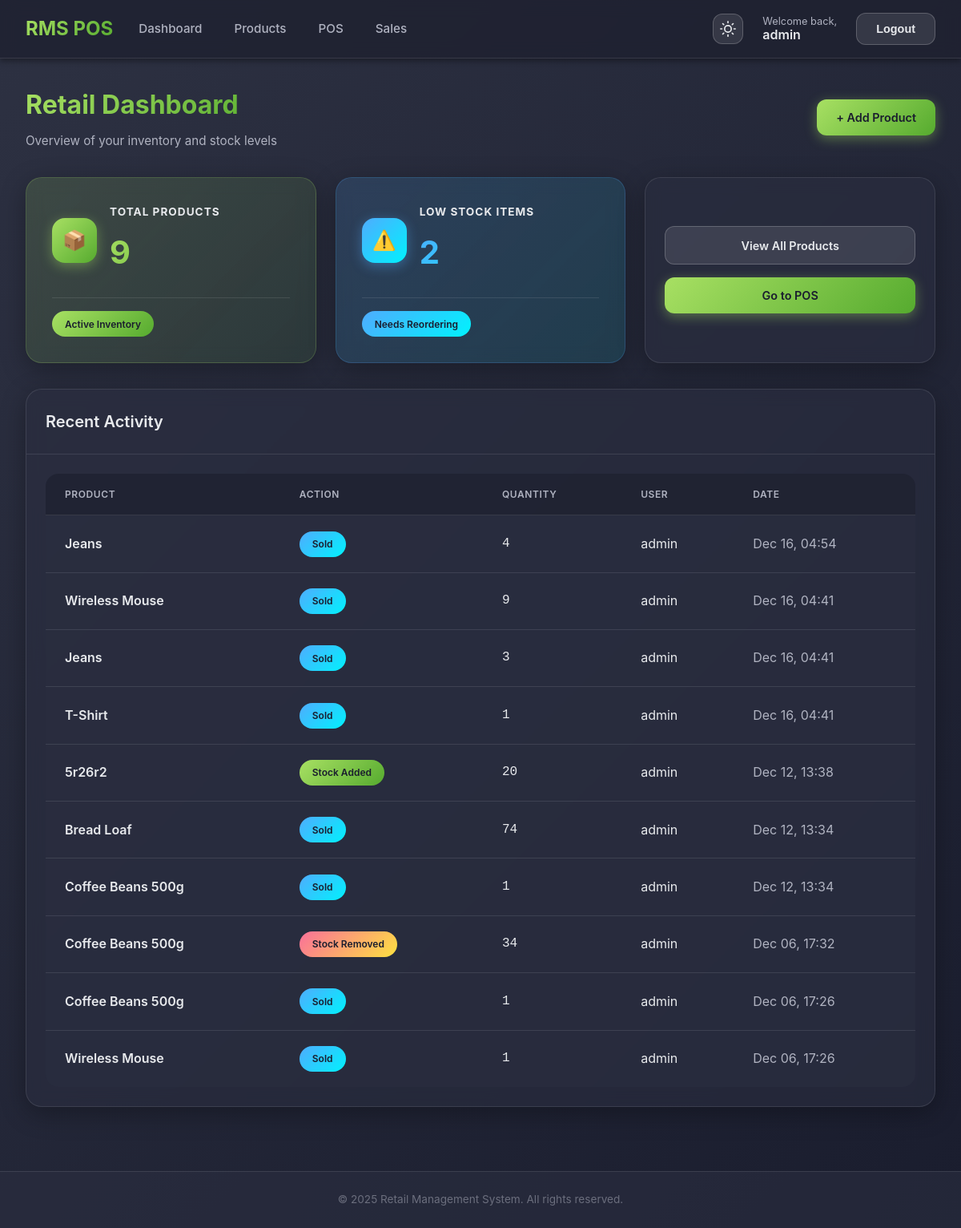
The app's page /inventory/dashboard/ (signed in), older data.
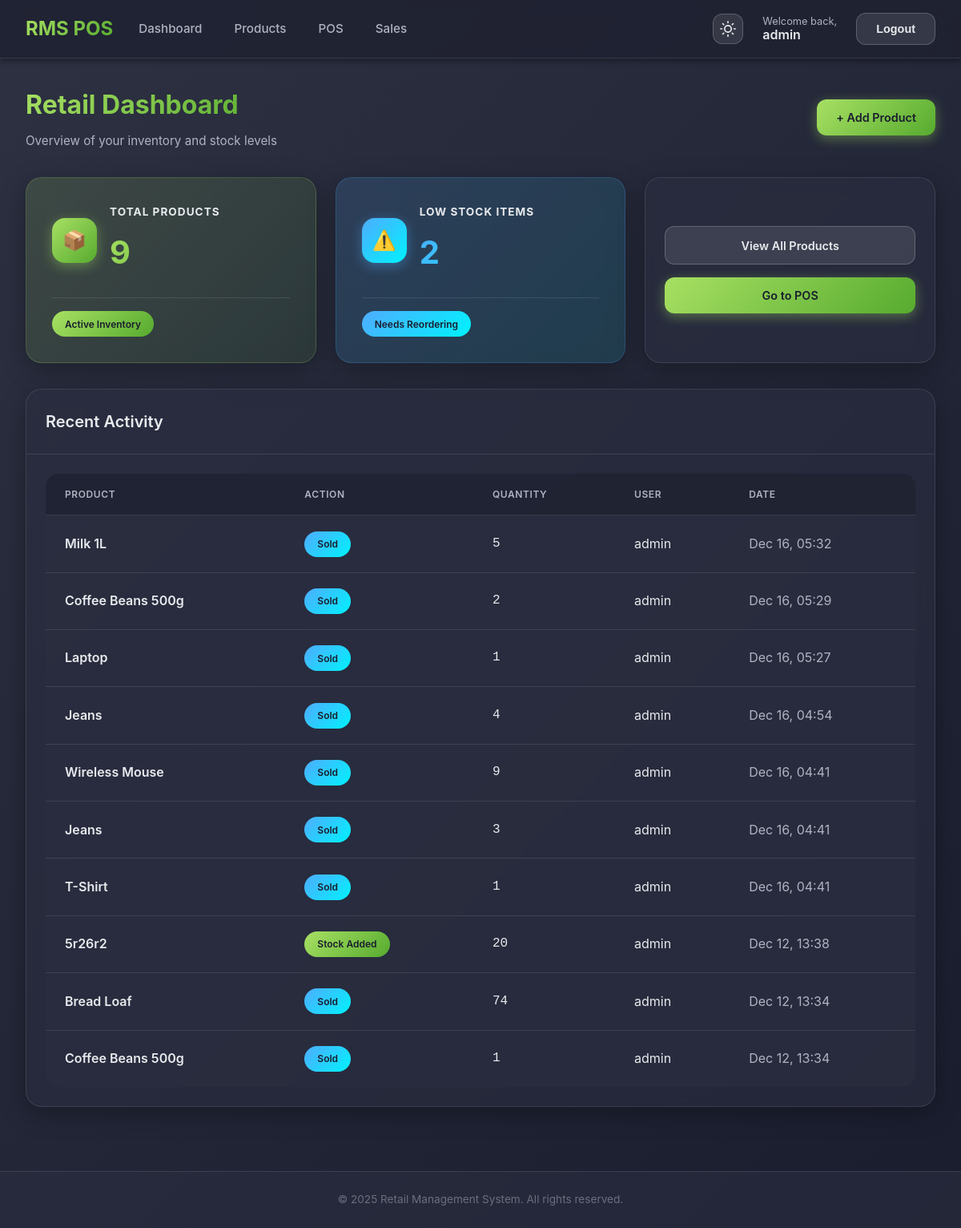
The same page, newer data.
### rms_pos/inventory/models.py (models this page shows, shortened)
class InventoryLog(models.Model):
    ACTION_CHOICES = (
        ('add', 'Stock Added'),
        ('remove', 'Stock Removed'),
        ('sale', 'Sold'),
    )
    product = models.ForeignKey(Product, on_delete=models.CASCADE, related_name='logs')
    action = models.CharField(max_length=20, choices=ACTION_CHOICES)
    quantity = models.IntegerField()
    timestamp = models.DateTimeField(auto_now_add=True)
    user = models.ForeignKey('accounts.User', on_delete=models.SET_NULL, null=True)
    note = models.TextField(blank=True)

class Product(models.Model):
    name = models.CharField(max_length=200)
    category = models.ForeignKey(Category, on_delete=models.CASCADE, related_name='products')
    barcode = models.CharField(max_length=100, unique=True)
    price = models.DecimalField(max_digits=10, decimal_places=2)
    discount_percentage = models.DecimalField(max_digits=5, decimal_places=2, default=0, help_text="Discount percentage (0-100)")
    cost = models.DecimalField(max_digits=10, decimal_places=2, help_text="Cost price per unit")
    stock_quantity = models.IntegerField(default=0)
    image = models.ImageField(upload_to='products/', blank=True, null=True)
    created_at = models.DateTimeField(auto_now_add=True)
    updated_at = models.DateTimeField(auto_now=True)

### rms_pos/accounts/models.py (models this page shows, shortened)
class User(AbstractUser):
    ROLE_CHOICES = (
        ('admin', 'Admin'),
        ('manager', 'Inventory Manager'),
        ('cashier', 'Cashier'),
    )
    role = models.CharField(max_length=20, choices=ROLE_CHOICES, default='cashier')
    def is_admin(self):
        return self.role == 'admin'
    def is_manager(self):
        return self.role == 'manager'

### rms_pos/inventory/views.py (the view)
# urls.py: path('dashboard/', views.dashboard, name='inventory_dashboard'),
@login_required
@user_passes_test(is_manager_or_admin)
def dashboard(request):
    total_products = Product.objects.count()
    low_stock = Product.objects.filter(stock_quantity__lte=10).count()
    recent_logs = InventoryLog.objects.select_related('product', 'user').order_by('-timestamp')[:10]
    context = {
        'total_products': total_products,
        'low_stock': low_stock,
        'recent_logs': recent_logs,
    }
    return render(request, 'inventory/dashboard.html', context)

### rms_pos/inventory/views.py (called while the page is built)
def is_manager_or_admin(user):
    return user.is_authenticated and (user.is_manager() or user.is_admin())

### rms_pos/templates/inventory/dashboard.html (shortened to what this page needs)
{% extends 'base.html' %}
{% block content %}
<div class="page-header">
    <div>
        <h1 class="page-title">Retail Dashboard</h1>
        <p class="page-subtitle">Overview of your inventory and stock levels</p>
    </div>
    <a href="{% url 'add_product' %}" class="btn btn-primary">
        + Add Product
    </a>
</div>
<div class="grid grid-cols-3">
    <div class="stat-card">
        <div class="stat-header">
            <div class="stat-icon stat-icon-green">
                📦
            </div>
            <div>
                <div class="stat-title">Total Products</div>
                <div class="stat-value">{{ total_products }}</div>
            </div>
        </div>
        <div class="stat-footer">
            <span class="badge badge-green">Active Inventory</span>
        </div>
    </div>
    <div class="stat-card blue">
        <div class="stat-header">
            <div class="stat-icon stat-icon-blue">
                ⚠️
            </div>
            <div>
                <div class="stat-title">Low Stock Items</div>
                <div class="stat-value blue">{{ low_stock }}</div>
            </div>
        </div>
        <div class="stat-footer">
            <span class="badge badge-blue">Needs Reordering</span>
        </div>
    </div>
    <div class="card">
        <div class="card-body"
            style="display: flex; flex-direction: column; justify-content: center; height: 100%; gap: 1rem;">
            <a href="{% url 'product_list' %}" class="btn btn-secondary" style="text-align: center;">View All
                Products</a>
            <a href="{% url 'pos_dashboard' %}" class="btn btn-primary" style="text-align: center;">Go to POS</a>
        </div>
    </div>
</div>
<div class="card" style="margin-top: 2rem;">
    <div class="card-header">
        <h3 style="font-size: 1.25rem; font-weight: 600; color: var(--text-primary);">Recent Activity</h3>
    </div>
    <div class="card-body">
        <div class="table-responsive">
            <table>
                <thead>
                    <tr>
                        <th>Product</th>
                        <th>Action</th>
                        <th>Quantity</th>
                        <th>User</th>
                        <th>Date</th>
                    </tr>
                </thead>
                <tbody>
                    {% for log in recent_logs %}
                    <tr>
                        <td style="font-weight: 600;">{{ log.product.name }}</td>
                        <td>
                            <span
                                class="badge {% if log.action == 'add' %}badge-green{% elif log.action == 'remove' %}badge-red{% else %}badge-blue{% endif %}">
                                {{ log.get_action_display }}
                            </span>
                        </td>
                        <td style="font-family: monospace; font-size: 1rem;">{{ log.quantity }}</td>
                        <td>{{ log.user.username }}</td>
                        <td style="color: #b0b3c1;">{{ log.timestamp|date:"M d, H:i" }}</td>
                    </tr>
                    {% empty %}
                    <tr>
                        <td colspan="5" style="text-align: center; padding: 2rem; color: #6b6e7d;">No recent activity
                            found.
                        </td>
                    </tr>
                    {% endfor %}
                </tbody>
            </table>
        </div>
    </div>
</div>
{% endblock %}

Row changes from the older to the newer data that the page shows:
no longer on this page (row unchanged): InventoryLog: product.name "Coffee Beans 500g", action "Stock Removed", quantity "34", user.username "admin", timestamp "Dec 06, 17:32"
no longer on this page (row unchanged): InventoryLog: product.name "Coffee Beans 500g", action "Sold", quantity "1", user.username "admin", timestamp "Dec 06, 17:26"
no longer on this page (row unchanged): InventoryLog: product.name "Wireless Mouse", action "Sold", quantity "1", user.username "admin", timestamp "Dec 06, 17:26"
added InventoryLog: product.name "Milk 1L", action "Sold", quantity "5", user.username "admin", timestamp "Dec 16, 05:32"
added InventoryLog: product.name "Coffee Beans 500g", action "Sold", quantity "2", user.username "admin", timestamp "Dec 16, 05:29"
added InventoryLog: product.name "Laptop", action "Sold", quantity "1", user.username "admin", timestamp "Dec 16, 05:27"
